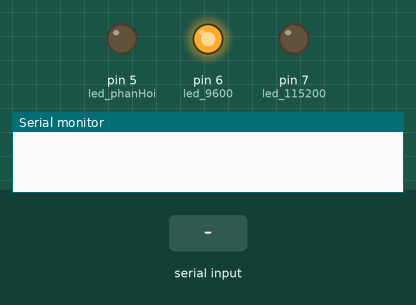
Recording of a sketch running on a simulated Arduino Uno, built with avr-gcc and run on an emulated ATmega328P. Shown: output pins drawn as LEDs (lit = HIGH), the last lines printed to the serial monitor. Dashed ring = blinking. The inputs (shaded band) are chosen by the test bench.

Above: at 1.2 s.
1.3 s: "1\n" received over Serial
At 1.46 s:
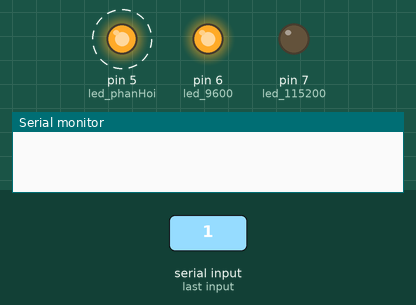
4.3 s: "changemode\n" received over Serial
At 4.47 s:
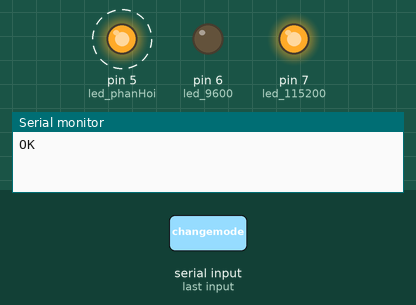
7.3 s: "0\n" received over Serial
At 7.8 s:
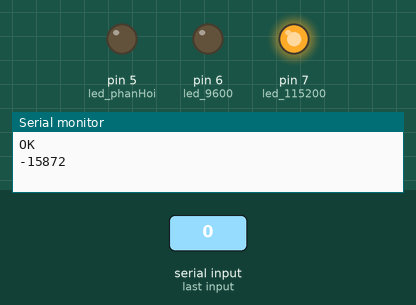
Timing chart, 0 to 10.3 s (numbered marks = the images above; inputs shaded):
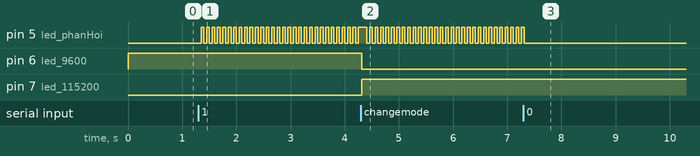

Measured:
- after the input at 1.3 s, pin 5 (led_phanHoi): alternates HIGH for 0.05 s and LOW for 0.05 s, starting after 0.05 s
- after the input at 4.3 s, pin 6 (led_9600): HIGH → LOW at once; pin 7 (led_115200): LOW → HIGH at once
- after the input at 7.3 s, pin 5 (led_phanHoi): goes on until 7.3 s, then stays LOW

The sketch:

Buoi2-bai2-arduino_2.ino
```cpp
const int led_phanHoi = 5;
const int led_9600 = 6;
const int led_115200 = 7;

int currentBaudRate = 9600;
bool che_do_cau_hinh = false;
unsigned long thoiDiemNhay = 0;

void setup() {
  Serial.begin(9600);
  pinMode(led_phanHoi, OUTPUT);
  pinMode(led_9600, OUTPUT);
  pinMode(led_115200, OUTPUT);

  digitalWrite(led_9600, HIGH); // mặc định 9600
  digitalWrite(led_115200, LOW);
  digitalWrite(led_phanHoi, LOW);
}

void loop() {
  // 1. Nhận lệnh từ Arduino 1
  if (Serial.available() > 0) {
    String receivedData = Serial.readStringUntil('\n');
    receivedData.trim();

    if (receivedData == "1") {
      che_do_cau_hinh = true;
      thoiDiemNhay = millis();
    }
    else if (receivedData == "0") {
      che_do_cau_hinh = false;
      Serial.println(currentBaudRate); // gửi Baud hiện tại về Master
    }
    else if (receivedData == "changemode") {
      // Đổi baud
      if (currentBaudRate == 9600) {
        currentBaudRate = 115200;
        digitalWrite(led_115200, HIGH);
        digitalWrite(led_9600, LOW);
      } else {
        currentBaudRate = 9600;
        digitalWrite(led_115200, LOW);
        digitalWrite(led_9600, HIGH);
      }
      Serial.println("OK"); // thông báo Master trước khi đổi baud
      delay(100);             // đảm bảo Serial gửi kịp
      Serial.end();
      Serial.begin(currentBaudRate);
    }
  }

  // 2. Nháy LED phản hồi non-blocking
  if (che_do_cau_hinh) {
    if (millis() - thoiDiemNhay >= 50) {
      digitalWrite(led_phanHoi, !digitalRead(led_phanHoi));
      thoiDiemNhay = millis();
    }
  } else {
    digitalWrite(led_phanHoi, LOW);
  }
}
```
